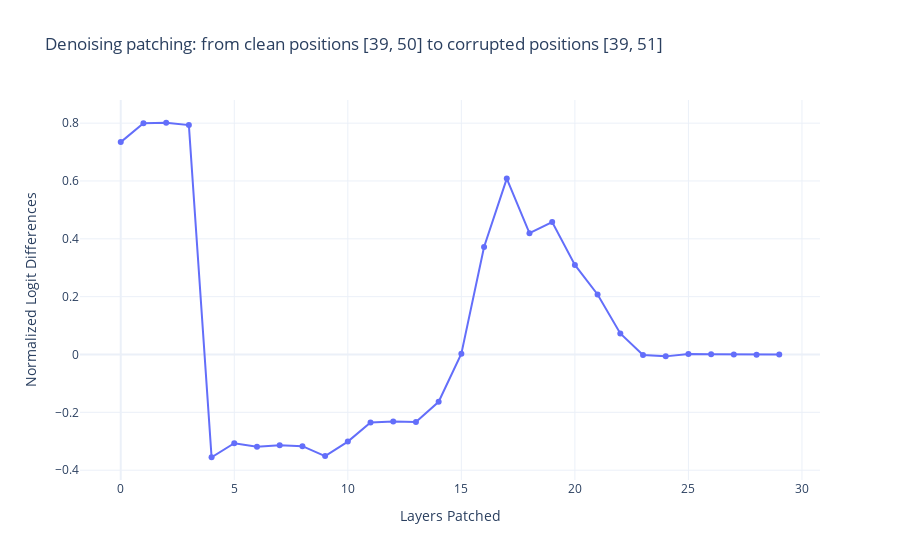

Write notebook code for a chart like this one.
### Markdown cell above
## Result

### Code cell
import plotly.graph_objs as go

# Prepare the plot
fig = go.Figure()

# Add line plot for the mean normalized logit differences
fig.add_trace(go.Scatter(
    x=layers_to_patch,
    y=normalized_logit_difs.cpu().numpy(),
    mode='lines+markers',
    name='Normalized Logit Difs'
))

clean_token_pos_no_control_seq = [pos - CONTROL_SEQ_LEN for pos in clean_token_pos]
corrupted_token_pos_no_control_seq = [pos - CONTROL_SEQ_LEN for pos in corrupted_token_pos]

# Title with dynamically included token positions
title_text = f"Denoising patching: from clean positions {clean_token_pos_no_control_seq} to corrupted positions {corrupted_token_pos_no_control_seq}"
fig.update_layout(
    title=title_text,
    xaxis_title="Layers Patched",
    yaxis_title="Normalized Logit Differences",
    template="plotly_white"
)

# Show plot
fig.show()

### Figure 1 — Plotly figure (JSON) as saved in the notebook; plotly's stock layout.template omitted (floating-point values rounded to 4 significant figures)
{"data": [{"mode": "lines+markers", "name": "Normalized Logit Difs", "type": "scatter", "x": [0, 1, 2, 3, 4, 5, 6, 7, 8, 9, 10, 11, 12, 13, 14, 15, 16, 17, 18, 19, 20, 21, 22, 23, 24, 25, 26, 27, 28, 29], "y": [0.7344, 0.7993, 0.8013, 0.7932, -0.3553, -0.3068, -0.3189, -0.3142, -0.317, -0.3513, -0.3011, -0.2349, -0.2316, -0.2333, -0.1634, 0.002964, 0.3715, 0.6082, 0.4193, 0.4579, 0.3099, 0.2077, 0.07277, -0.001552, -0.006462, 0.001837, 0.001122, -9.381e-05, -0.0006135, -6.577e-06, 0, 0, 0, 0, 0, 0, 0, 0, 0, 0, 0, 0]}], "layout": {"title": {"text": "Denoising patching: from clean positions [39, 50] to corrupted positions [39, 51]"}, "xaxis": {"title": {"text": "Layers Patched"}}, "yaxis": {"title": {"text": "Normalized Logit Differences"}}}}
